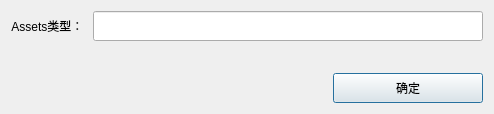
<?xml version="1.0" encoding="UTF-8"?>
<ui version="4.0">
 <class>AssetsTypeItem</class>
 <widget class="QDialog" name="AssetsTypeItem">
  <property name="geometry">
   <rect>
    <x>0</x>
    <y>0</y>
    <width>494</width>
    <height>114</height>
   </rect>
  </property>
  <property name="windowTitle">
   <string>添加Assets类型</string>
  </property>
  <layout class="QVBoxLayout" name="verticalLayout">
   <item>
    <layout class="QHBoxLayout" name="horizontalLayout_6">
     <property name="spacing">
      <number>6</number>
     </property>
     <item>
      <widget class="QLabel" name="label_2">
       <property name="sizePolicy">
        <sizepolicy hsizetype="Fixed" vsizetype="Preferred">
         <horstretch>0</horstretch>
         <verstretch>0</verstretch>
        </sizepolicy>
       </property>
       <property name="minimumSize">
        <size>
         <width>0</width>
         <height>30</height>
        </size>
       </property>
       <property name="maximumSize">
        <size>
         <width>16777215</width>
         <height>35</height>
        </size>
       </property>
       <property name="toolTip">
        <string extracomment="用逗号或者空格分割多个名字，不写的话，自动编号"/>
       </property>
       <property name="text">
        <string>Assets类型： </string>
       </property>
       <property name="alignment">
        <set>Qt::AlignCenter</set>
       </property>
      </widget>
     </item>
     <item>
      <widget class="QLineEdit" name="assetTypeText">
       <property name="minimumSize">
        <size>
         <width>0</width>
         <height>30</height>
        </size>
       </property>
       <property name="toolTip">
        <string extracomment="用逗号或者空格分割多个名字，不写的话，自动编号"/>
       </property>
      </widget>
     </item>
    </layout>
   </item>
   <item>
    <spacer name="verticalSpacer">
     <property name="orientation">
      <enum>Qt::Vertical</enum>
     </property>
     <property name="sizeHint" stdset="0">
      <size>
       <width>20</width>
       <height>17</height>
      </size>
     </property>
    </spacer>
   </item>
   <item>
    <layout class="QHBoxLayout" name="horizontalLayout">
     <item>
      <spacer name="horizontalSpacer_3">
       <property name="orientation">
        <enum>Qt::Horizontal</enum>
       </property>
       <property name="sizeHint" stdset="0">
        <size>
         <width>40</width>
         <height>20</height>
        </size>
       </property>
      </spacer>
     </item>
     <item>
      <widget class="QPushButton" name="okPbn">
       <property name="sizePolicy">
        <sizepolicy hsizetype="Fixed" vsizetype="Fixed">
         <horstretch>0</horstretch>
         <verstretch>0</verstretch>
        </sizepolicy>
       </property>
       <property name="minimumSize">
        <size>
         <width>150</width>
         <height>30</height>
        </size>
       </property>
       <property name="maximumSize">
        <size>
         <width>150</width>
         <height>60</height>
        </size>
       </property>
       <property name="text">
        <string>确定</string>
       </property>
      </widget>
     </item>
    </layout>
   </item>
  </layout>
 </widget>
 <resources/>
 <connections/>
</ui>
